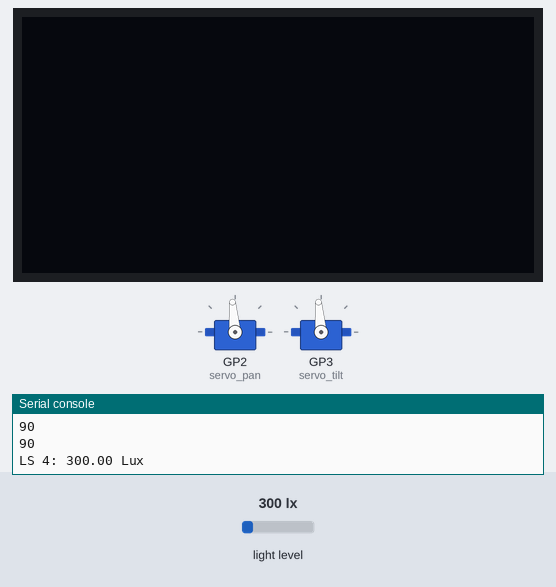
Recording of a program running on a simulated Raspberry Pi Pico running MicroPython. On the bench: 128×64 one-colour display, 2 × servo, the last lines printed to the serial console. The inputs (shaded band) are chosen by the test bench; at power-on: light level 300 lx. Servo angles are drawn from the pulse width (0.5 ms = 0°, 2.5 ms = 180°); threads take turns every 2 ms.

Above: at 1.2 s.
1.3 s: light level set to 500 lx
At 8.8 s:
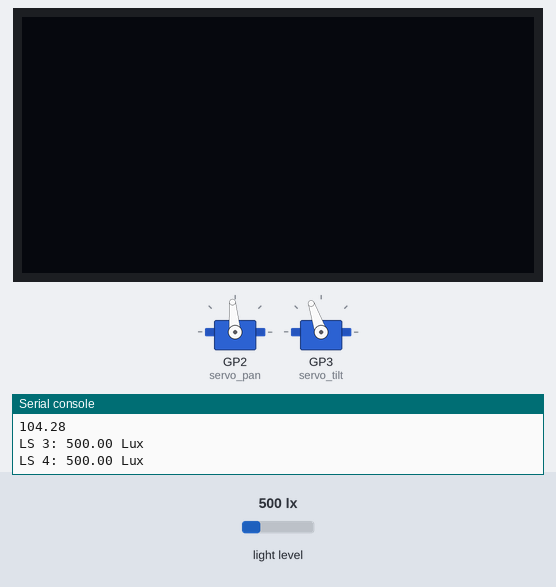
Timing chart, 0 to 18.5 s (numbered marks = the images above; inputs shaded):
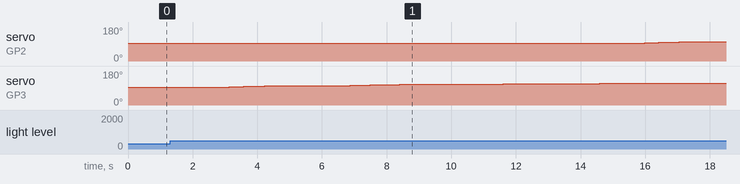

The program:

picoSIde_spy.py
```python
import network
import socket
import time
import machine
from machine import Pin, I2C, PWM
import _thread
import urequests
from ssd1306 import SSD1306_I2C
import uasyncio as asyncio
import ujson


# Initialize I2C buse
i2c0 = I2C(0, scl=Pin(1), sda=Pin(0), freq=100000)  # For sensors
i2c1 = I2C(1, sda=Pin(14), scl=Pin(15), freq=400000)  # For OLED

# Initialize OLED Display
oled = SSD1306_I2C(128, 64, i2c1)

# TCA9548A I2C address
TCA9548A_ADDR = 0x70

# BH1750 I2C address
BH1750_ADDR = 0x23


# Initialize servo motors for pan (horizontal) and tilt (vertical)
servo_pan = PWM(Pin(2))  # Pan servo connected to GPIO 18
servo_tilt = PWM(Pin(3)) # Tilt servo connected to GPIO 19

# Set PWM frequency for servos
servo_pan.freq(50)  # 50Hz PWM frequency for servos
servo_tilt.freq(50)

# Define servo motor angle range and corresponding duty cycle
MIN_DUTY = 2000  # Minimum duty cycle (0 degrees)
MAX_DUTY = 8200  # Maximum duty cycle (180 degrees)

# Initialize variables for light tracking
LIGHT_VALUES = [0, 0, 0, 0]  # Stores the latest light readings from sensors
LIGHT_BUFFER = [[], [], [], []]  # Buffer to store past light readings for averaging
THRESHOLD = 10  # Minimum difference threshold for movement
ALPHA = 0.3  # Smoothing factor for light readings
data = {}
SAMPLE_SIZE = 5

global filtered_tl, filtered_tr, filtered_bl, filtered_br
filtered_tl = filtered_tr = filtered_bl = filtered_br = 0


# Define UART on Pico W
uart = machine.UART(1, baudrate=115200, tx=machine.Pin(4), rx=machine.Pin(5))

# data to send
LIGHT_VALUES_TO_SEND = [0, 0, 0, 0]
X_AXIS_TO_SEND = 0
Y_AXIS_TO_SEND = 0

# data to receive
AUTO_MODE = True
X_AXIS_TO_RECEIVE = 0
Y_AXIS_TO_RECEIVE = 0


# uart send
def send_data():
    """Send data from Pico W to ESP8266 via UART"""
    data = {
        "light": LIGHT_VALUES_TO_SEND,
        "x": X_AXIS_TO_SEND,
        "y": Y_AXIS_TO_SEND
    }
    json_data = ujson.dumps(data) + "\n"  # Convert to JSON and add newline for delimiting
    uart.write(json_data)


# uart receive
def receive_data():
    """Receive data from ESP8266 and update global variables"""
    global AUTO_MODE, X_AXIS_TO_RECEIVE, Y_AXIS_TO_RECEIVE
    if uart.any():  # Check if data is available
        try:
            received = uart.readline().decode().strip()
            if received:
                data = ujson.loads(received)
                AUTO_MODE = data.get("auto", AUTO_MODE)
                X_AXIS_TO_RECEIVE = data.get("x", X_AXIS_TO_RECEIVE)
                Y_AXIS_TO_RECEIVE = data.get("y", Y_AXIS_TO_RECEIVE)
        except Exception as e:
            print("UART Receive Error:", e)


def select_channel(channel):
    """ Selects the TCA9548A channel with error handling """
    try:
        if 0 <= channel <= 7:
            i2c0.writeto(TCA9548A_ADDR, bytearray([1 << channel]))
    except OSError:
        print(f"Error selecting TCA9548A channel {channel}. Resetting I2C...")
        i2c0.init(freq=100000)  # Reinitialize I2C


def read_bh1750():
    """ Reads light level from BH1750 sensor with error handling """
    try:
        i2c0.writeto(BH1750_ADDR, b'\x10')  # Start measurement
        time.sleep(0.03)  # Wait for measurement
        data = i2c0.readfrom(BH1750_ADDR, 2)
        lux = int.from_bytes(data, 'big') / 1.2
        return lux
    except OSError as e:
        print(f"BH1750 read error: {e}")
        return -1  # Return -1 to indicate a read failure


# servo path
# Function to set the servo motor angle
def set_servo_angle(servo, angle):
    duty = int(MIN_DUTY + (angle / 180) * (MAX_DUTY - MIN_DUTY))  # Convert angle to PWM duty cycle
    servo.duty_u16(duty)  # Apply duty cycle to servo

# Function to smoothly move servo between angles


def smooth_move(servo, current_angle, target_angle, steps=100):
    """Di chuyển động cơ servo mượt mà"""
    step_size = (target_angle - current_angle) / steps
    for _ in range(steps):
        current_angle += step_size
        set_servo_angle(servo, current_angle)
        time.sleep(0.015)


def get_average_light():
    """Tính giá trị trung bình của ánh sáng"""
    for ch in range(4):
        select_channel(ch)
        lux = read_bh1750()
        if len(LIGHT_BUFFER[ch]) < SAMPLE_SIZE:
            LIGHT_BUFFER[ch].append(lux)
        else:
            LIGHT_BUFFER[ch].pop(0)
            LIGHT_BUFFER[ch].append(lux)
        LIGHT_VALUES[ch] = sum(LIGHT_BUFFER[ch]) / len(LIGHT_BUFFER[ch])


# Function to determine direction based on light intensity differences


# Function to control servo movement based on light tracking
def determine_direction():
    """Xác định hướng dựa trên giá trị ánh sáng từ 4 góc"""
    global filtered_tl, filtered_tr, filtered_bl, filtered_br
    tl, tr, bl, br = LIGHT_VALUES

    filtered_tl = ALPHA * tl + (1 - ALPHA) * filtered_tl
    filtered_tr = ALPHA * tr + (1 - ALPHA) * filtered_tr
    filtered_bl = ALPHA * bl + (1 - ALPHA) * filtered_bl
    filtered_br = ALPHA * br + (1 - ALPHA) * filtered_br

    # Tính toán sự khác biệt theo hướng
    diff_horizontal = (filtered_tr - filtered_tl)
    diff_vertical = (filtered_br - filtered_tl)

    # Tăng scaling_factor để di chuyển góc rộng hơn
    scaling_factor = 0.7 # Tăng giá trị này

    pan_adjustment = diff_horizontal * scaling_factor
    tilt_adjustment = diff_vertical * scaling_factor

    # Tăng giới hạn điều chỉnh
    pan_adjustment = max(min(pan_adjustment, 30), -30)  # Tăng giới hạn từ 15 lên 30
    tilt_adjustment = max(min(tilt_adjustment, 30), -30) # Tăng giới hạn từ 15 lên 30

    # Tính toán góc mục tiêu
    target_pan = max(min(90 + pan_adjustment, 180), 0)
    target_tilt = max(min(90 + tilt_adjustment, 180), 0)

    return target_pan, target_tilt, f"Pan:{pan_adjustment:.1f} Tilt:{tilt_adjustment:.1f}"


# Function to rotate OLED screen by 180 degrees
def rotate_oled_180():
    buffer = oled.buffer[:]  # Copy OLED pixel data
    for y in range(64):
        for x in range(128):
            oled.pixel(x, y, buffer[128 * (63 - y) + (127 - x)])  # Reverse pixel positions
    oled.show()


def control_servos():
    """Điều khiển động cơ servo"""
    global X_AXIS_TO_SEND, Y_AXIS_TO_SEND
    current_pan, current_tilt = 90, 90
    set_servo_angle(servo_pan, current_pan)
    set_servo_angle(servo_tilt, current_tilt)
    last_adjustment_time = 0

    while True:
        get_average_light()
        target_pan, target_tilt, direction = determine_direction()

        if abs(current_pan - target_pan) > 1 or abs(current_tilt - target_tilt) > 1:
            smooth_move(servo_pan, current_pan, target_pan)
            smooth_move(servo_tilt, current_tilt, target_tilt)
            current_pan, current_tilt = target_pan, target_tilt
            last_adjustment_time = time.ticks_ms()

        X_AXIS_TO_SEND = current_pan
        Y_AXIS_TO_SEND = current_tilt

        print(current_pan)
        print(current_tilt)


        time.sleep(0.1)


def read_sensor():

    while True:
        oled.fill(0)
        for ch in range(4):  # Read from 4 channels
            select_channel(ch)
            lux = read_bh1750()
            LIGHT_VALUES[ch] = lux
            LIGHT_VALUES_TO_SEND[ch] = lux
            data[f"S{ch+1}"] = lux

            # Display readings on OLED
            oled.text(f"LS {ch+1}: {lux:.2f} Lux", 0, ch * 15)
            print(f"LS {ch+1}: {lux:.2f} Lux")
            oled.show()
            time.sleep(0.1)

        # send data to esp 8266
        send_data()


# Main Function
def main():


    _thread.start_new_thread(control_servos,())
    read_sensor()


if __name__ == "__main__":
    main()
```

Measured:
- after the input at 1.3 s, servo on GP2 (servo_pan): moves from 95° to 103° over 1.5 s, starting after 14.7 s; servo on GP3 (servo_tilt): moves from 95° to 116° over 14.7 s, starting after 1.8 s
